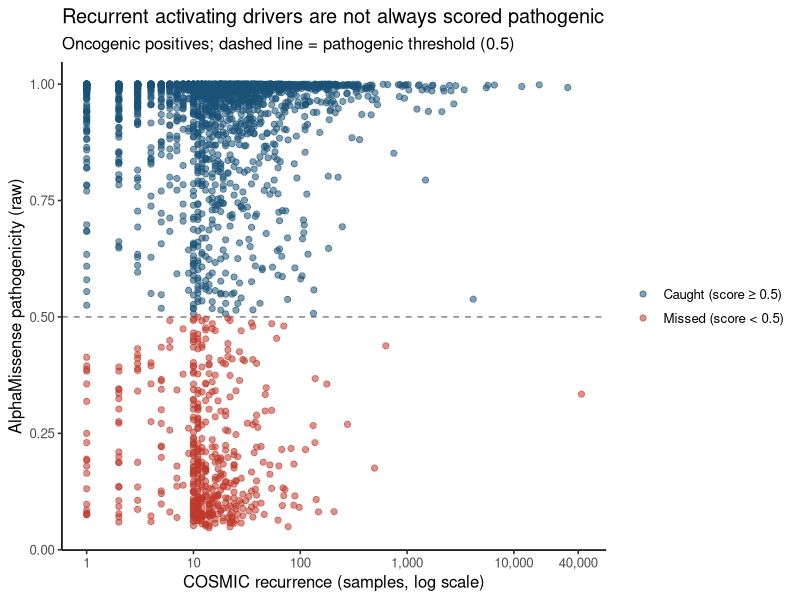
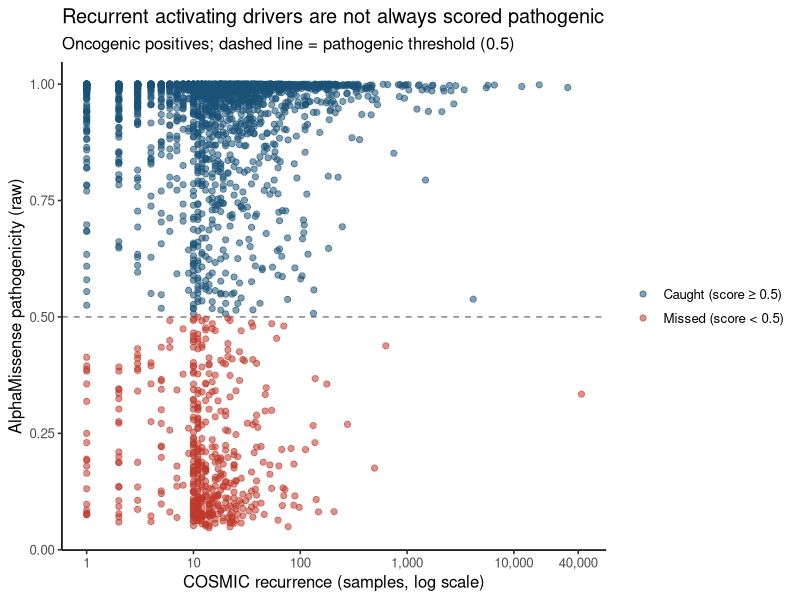

These charts were generated, in order, by the following R code:
# Fig 1b (no labels) — AM raw vs COSMIC recurrence, point labels removed (for manual annotation by the user)
# Input: tables/fig1_input.tsv  Output: fig1b_recurrence_scatter_nolabel.{pdf,png,svg}
# Resolve the repository root from this script's own location so the script runs
# correctly whether invoked as `Rscript figures/<name>.R` from the repo root or as
# `Rscript <name>.R` from inside figures/.
.a <- commandArgs(trailingOnly = FALSE)
.f <- sub("^--file=", "", .a[grep("^--file=", .a)])
if (length(.f)) setwd(normalizePath(file.path(dirname(.f[1]), "..")))
dir.create("figures_R", showWarnings = FALSE)   # output directory, not tracked in git

suppressPackageStartupMessages({library(tidyverse)})

d <- read.delim("tables/fig1_input.tsv", check.names = FALSE) %>%
  filter(role_class %in% c("oncogene","both"), !is.na(am_pathogenicity), cosmic_sample_count > 0) %>%
  mutate(status = ifelse(am_pathogenicity < 0.5, "Missed (score < 0.5)", "Caught (score ≥ 0.5)"))

p <- ggplot(d, aes(cosmic_sample_count, am_pathogenicity, color = status)) +
  geom_hline(yintercept = 0.5, linetype = "dashed", color = "grey50") +
  geom_point(alpha = 0.55, size = 1.8) +
  scale_x_log10(labels = scales::comma, breaks = c(1,10,100,1000,10000,40000)) +
  scale_color_manual(values = c("Missed (score < 0.5)" = "#C0392B",
                                "Caught (score ≥ 0.5)" = "#1A5276"), name = NULL) +
  labs(x = "COSMIC recurrence (samples, log scale)",
       y = "AlphaMissense pathogenicity (raw)",
       title = "Recurrent activating drivers are not always scored pathogenic",
       subtitle = "Oncogenic positives; dashed line = pathogenic threshold (0.5)") +
  theme_classic(base_size = 12) + theme(legend.position = "right")

ggsave("figures_R/fig1b_recurrence_scatter_nolabel.pdf", p, width = 7.5, height = 5)  # vector: editable in Illustrator/Inkscape
ggsave("figures_R/fig1b_recurrence_scatter_nolabel.png", p, width = 7.5, height = 5, dpi = 300)
# For SVG: install.packages("svglite") then uncomment the line below
# ggsave("figures_R/fig1b_recurrence_scatter_nolabel.svg", p, width = 7.5, height = 5)
